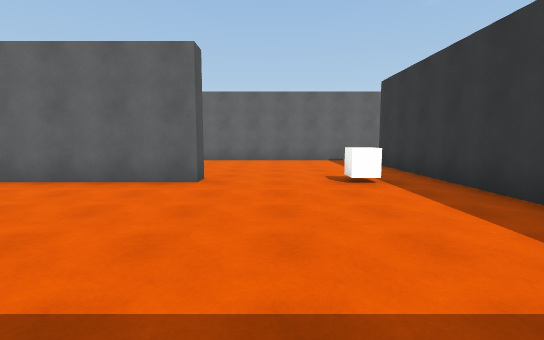
[1] (above)

18 first-person views from a walk through a Unity game level. The camera is 1.5 m above the floor, tilts 6° down and sees 85° across. The floor is counted in squares, 2 m on a side. Each view is taken from the middle of a square. On the plan, view 1 faces up. The plan holds only what a view shows up to about 10 squares ahead; the rest is blank. The place goes on beyond the plan. The player is left out. Surface patterns are stand-ins for the level's own textures.

[2]
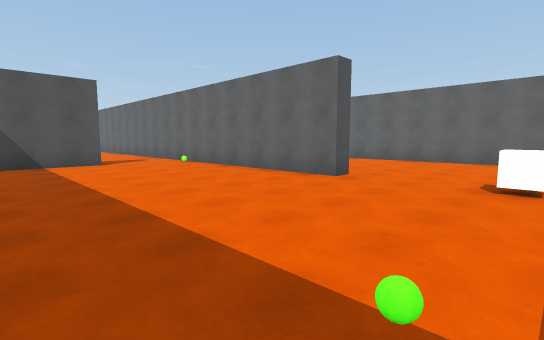

[3]
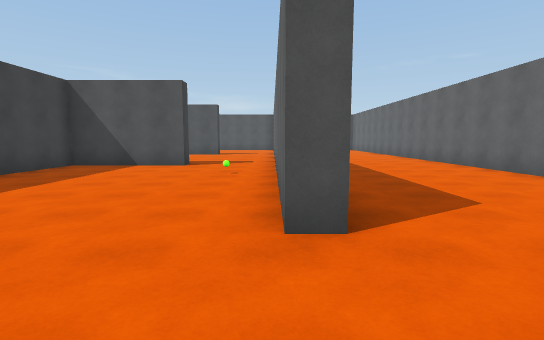

[4]
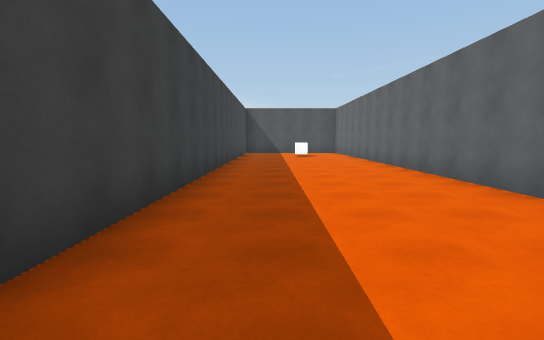

[5]
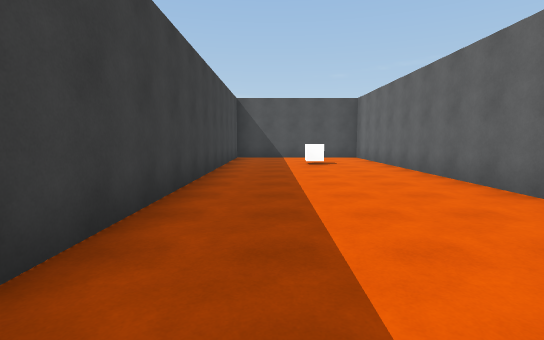

[6]
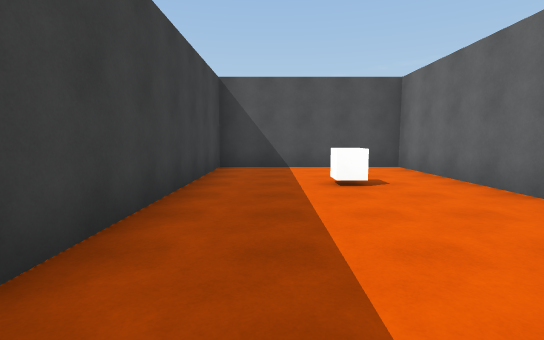

[7]
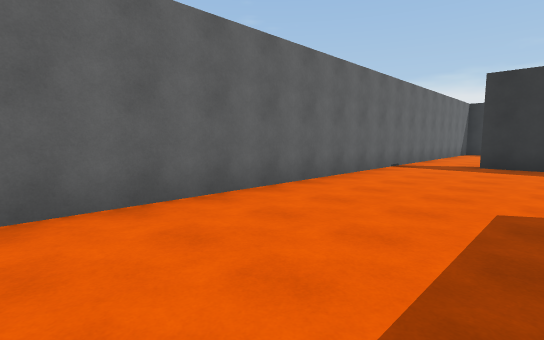

[8]
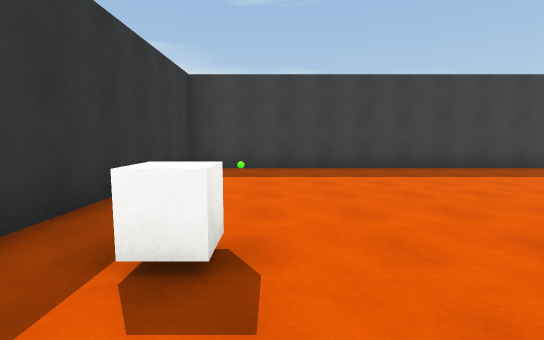

[9]
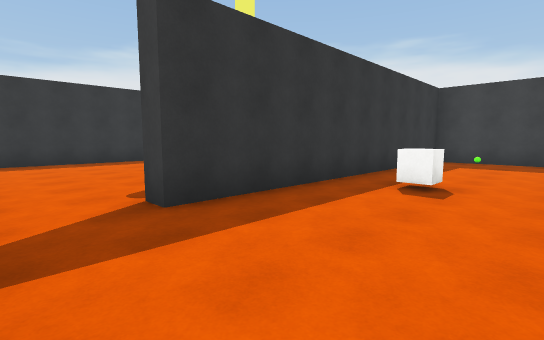

[10]
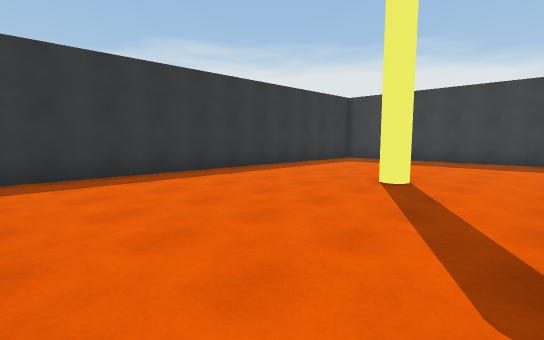

[11]
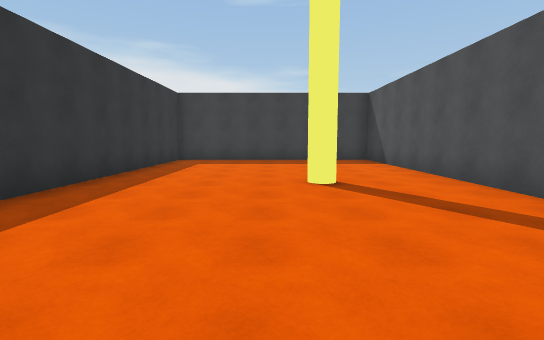

[12]
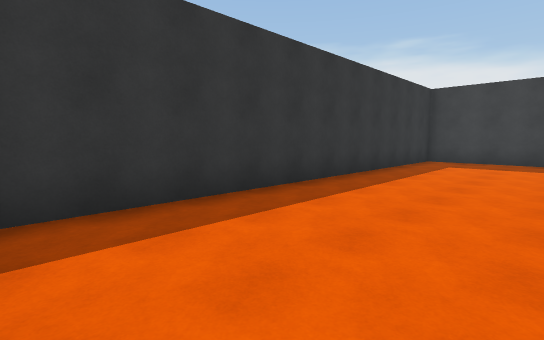

[13]
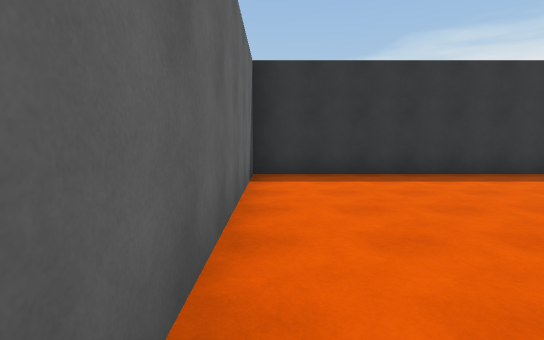

[14]
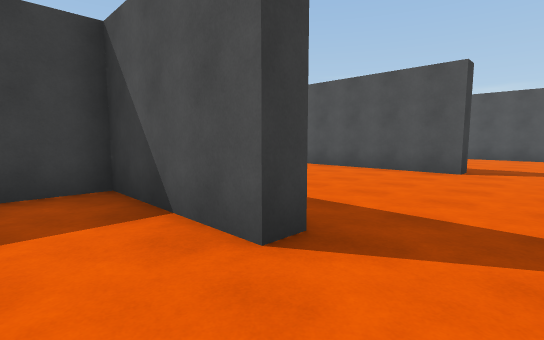

[15]
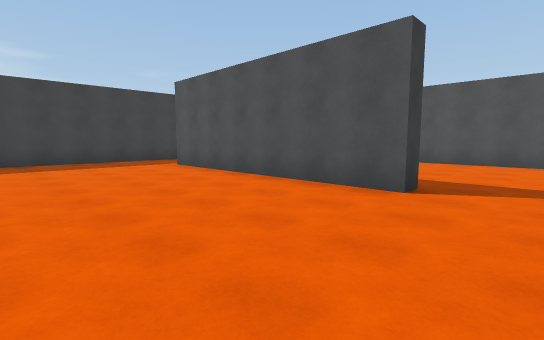

[16]
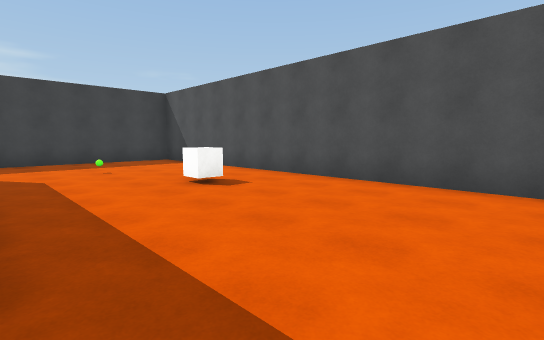

[17]
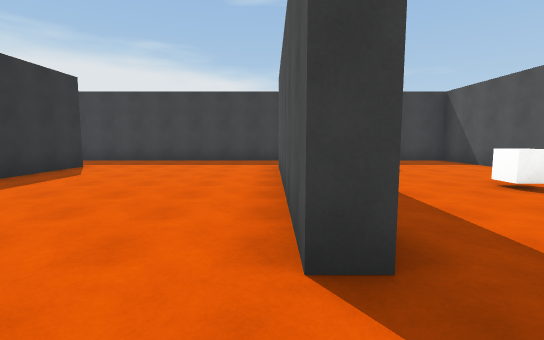

[18]
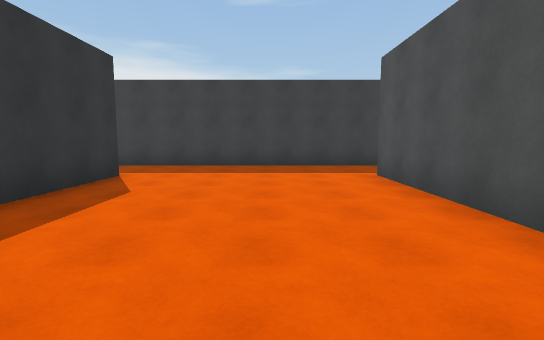

### Floor plan
Points are (right, up) in squares from view 1. A wall is a line through its corners. A room is listed if a view was taken in it or the views show most of it. See-through windows are left out.
Room 1 (views 1, 2, 3, 4, 5, 6, 7, 8, 9, 14)
walls: (-8, 2.4) (-7.4, 2.4) (-7.4, -0.7) (3.1, -0.7) (3.1, 8.6) (3.6, 8.6); (-1.3, 5.6) (-1.3, 5.1) (-8.5, 5.1); (3.6, 10.4) (-19, 10.4) (-19, 5.6) (-4.4, 5.6)
ways out: opening at (3, 9.5) to room 2; opening at (-8, 3.5) to room 3
objects: cube (-16, 8); other object (-5, 4); green ball (2, 1); cube (2, 5)
Room 2 (views 10, 11, 12, 13)
walls: (3.6, 6.4) (3.6, 0); (4.4, -0.7) (10.3, -0.7) (10.3, 10.4) (3.6, 10.4)
ways out: opening at (3, 9.5) to room 1
Room 3 (views 15, 17, 18)
walls: (-7.9, -4.1) (-7.9, -1.2); (-13.8, 2.4) (-13.2, 2.4) (-13.2, -4.1); (-13.5, -6.3) (-7.6, -6.3)
ways out: opening at (-8, 3.5) to room 1; opening at (-14, -5) to room 4; opening at (-14, 3.5) to room 4; opening at (-8, -5)
Room 4 (view 16)
walls: (-19, 3.9) (-19, -6.1); (-17.9, -6.3) (-13.5, -6.3)
ways out: opening at (-14, -5) to room 3; opening at (-14, 3.5) to room 3
objects: cube (-17, -1); other object (-16, -3)

Positions as (right, up) in squares from view 1, and headings:
1: (0, 0), facing up
2: (2, 0), facing up-left
3: (1, 5), facing left
4: (-3, 7), facing left
5: (-7, 7), facing left
6: (-11, 7), facing left
7: (-6, 7), facing up-right
8: (1, 7), facing down
9: (0, 10), facing down-right
10: (4, 10), facing down-right
11: (7, 10), facing down
12: (7, 10), facing down-right
13: (4, 10), facing right
14: (-6, 4), facing down-left
15: (-9, 4), facing down-left
16: (-14, 4), facing down-left
17: (-13, 4), facing down
18: (-11, 2), facing down
